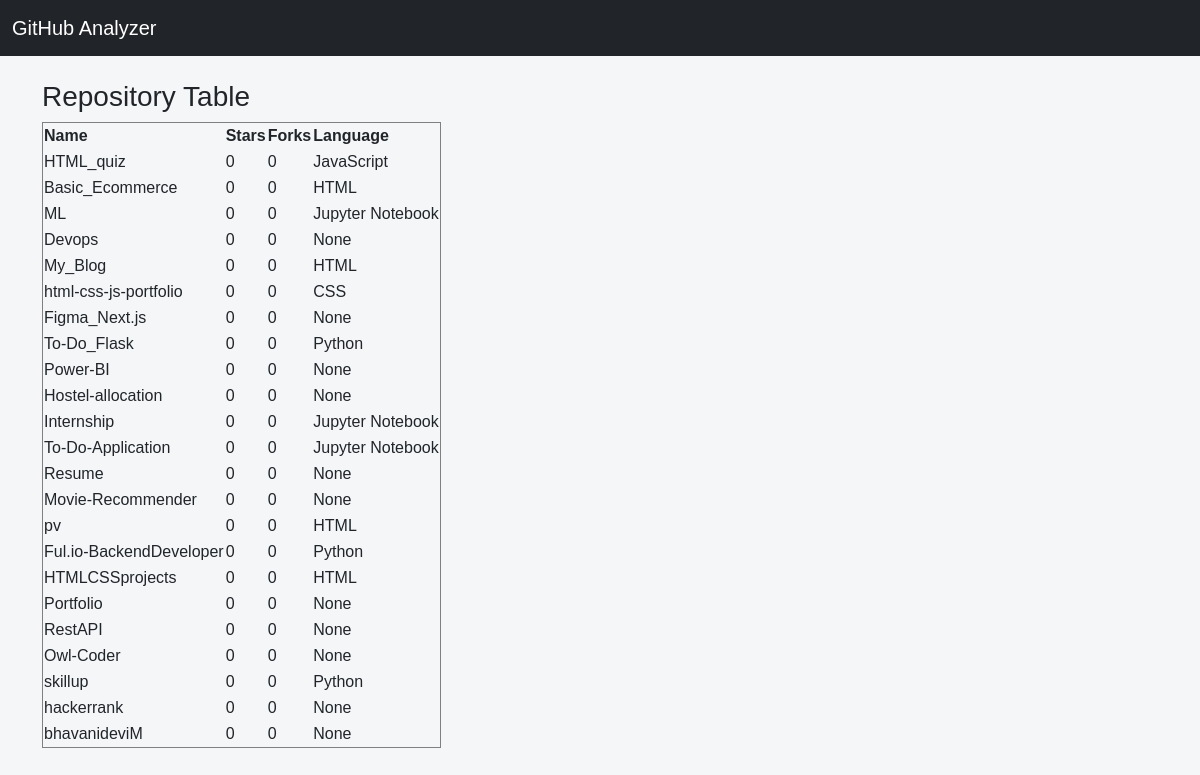
Screenshot of /db-view with the database file from the repository.
### tables this page shows
CREATE TABLE repos (
    id INTEGER PRIMARY KEY AUTOINCREMENT,
    username TEXT,
    name TEXT,
    url TEXT,
    stars INTEGER,
    forks INTEGER,
    language TEXT,
    created TEXT,
    updated TEXT,
    description TEXT
    );

### main.py (the view)
@app.get("/db-view", response_class=HTMLResponse)
async def db_view(request: Request):
    conn = sqlite3.connect("github.db")
    cur = conn.cursor()
    cur.execute("SELECT name, stars, forks, language FROM repos")
    rows = cur.fetchall()
    conn.close()
    return templates.TemplateResponse("db_view.html", {
        "request": request,
        "rows": rows
    })

### templates/db_view.html
{% extends "base.html" %}
{% block content %}
<h3>Repository Table</h3>
<table border="1">
<tr>
<th>Name</th><th>Stars</th><th>Forks</th><th>Language</th>
</tr>
{% for r in rows %}
<tr>
<td>{{r[0]}}</td><td>{{r[1]}}</td><td>{{r[2]}}</td><td>{{r[3]}}</td>
</tr>
{% endfor %}
</table>
{% endblock %}

### templates/base.html (shortened to what this page needs)
<!doctype html>
<html lang="en">
<head>
<link href="https://cdn.jsdelivr.net/npm/bootstrap@5.3.0/dist/css/bootstrap.min.css" rel="stylesheet">
<link rel="stylesheet" href="/static/style.css">
</head>
<body>
<nav class="navbar navbar-expand-lg navbar-dark bg-dark">
<div class="container-fluid">
<a class="navbar-brand" href="/">GitHub Analyzer</a>
</div>
</nav>
<div class="container py-4">
{% block content %}{% endblock %}
</div>

### static/style.css (style rules this page uses)
body { background-color: #f4f6f8; font-family: Arial, sans-serif; }

### rows the page displays
repos: name "HTML_quiz", stars "0", forks "0", language "JavaScript"
repos: name "Basic_Ecommerce", stars "0", forks "0", language "HTML"
repos: name "ML", stars "0", forks "0", language "Jupyter Notebook"
repos: name "Devops", stars "0", forks "0", r "None"
repos: name "My_Blog", stars "0", forks "0", language "HTML"
repos: name "html-css-js-portfolio", stars "0", forks "0", language "CSS"
repos: name "Figma_Next.js", stars "0", forks "0", r "None"
repos: name "To-Do_Flask", stars "0", forks "0", language "Python"
repos: name "Power-BI", stars "0", forks "0", r "None"
repos: name "Hostel-allocation", stars "0", forks "0", r "None"
repos: name "Internship", stars "0", forks "0", language "Jupyter Notebook"
repos: name "To-Do-Application", stars "0", forks "0", language "Jupyter Notebook"
repos: name "Resume", stars "0", forks "0", r "None"
repos: name "Movie-Recommender", stars "0", forks "0", r "None"
repos: name "pv", stars "0", forks "0", language "HTML"
repos: name "Ful.io-BackendDeveloper", stars "0", forks "0", language "Python"
repos: name "HTMLCSSprojects", stars "0", forks "0", language "HTML"
repos: name "Portfolio", stars "0", forks "0", r "None"
repos: name "RestAPI", stars "0", forks "0", r "None"
repos: name "Owl-Coder", stars "0", forks "0", r "None"
repos: name "skillup", stars "0", forks "0", language "Python"
repos: name "hackerrank", stars "0", forks "0", r "None"
repos: name "bhavanideviM", stars "0", forks "0", r "None"
